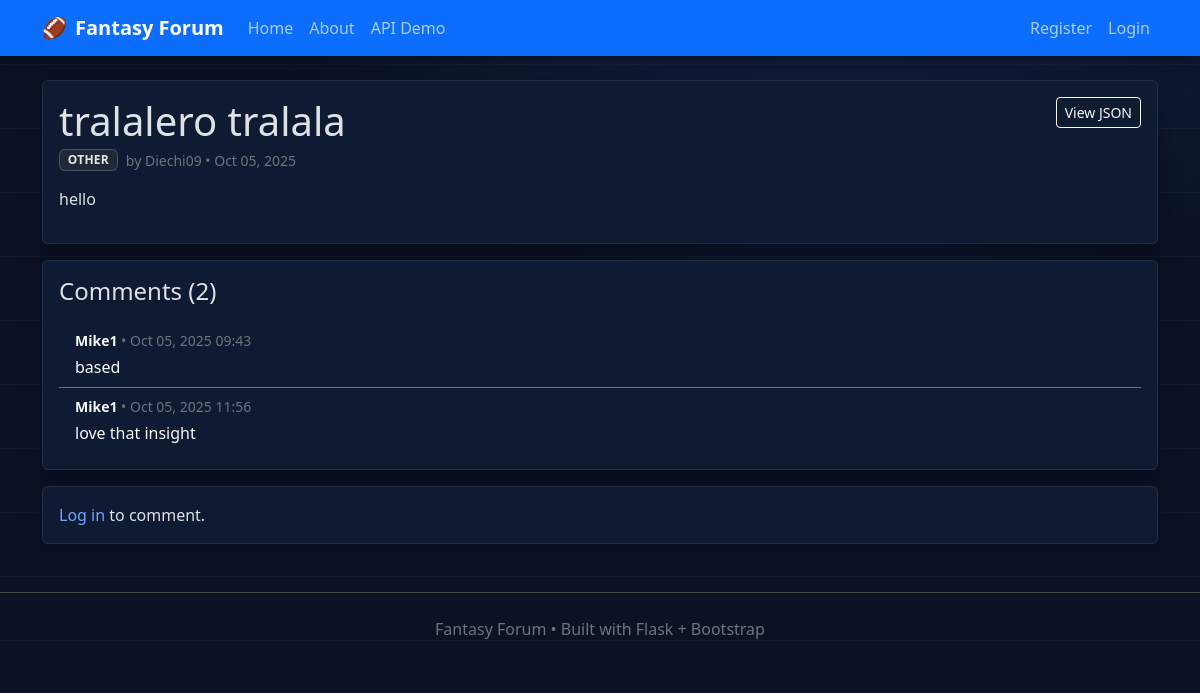
The app's page /post/4 with its own data.
### app.py (models this page shows, shortened)
class Post(db.Model):
    id = db.Column(db.Integer, primary_key=True)
    title = db.Column(db.String(100), nullable=False)
    date_posted = db.Column(db.DateTime, nullable=False, default=datetime.utcnow)
    flair = db.Column(db.String(20), nullable=False, default="OTHER")
    content = db.Column(db.Text, nullable=False)
    user_id = db.Column(db.Integer, db.ForeignKey('user.id'), nullable=False)
    comments = db.relationship('Comment', backref='post', lazy=True, cascade="all, delete")

class User(db.Model, UserMixin):
    id = db.Column(db.Integer, primary_key=True)
    username = db.Column(db.String(20), unique=True, nullable=False)
    email = db.Column(db.String(120), unique=True, nullable=False)
    image_file = db.Column(db.String(20), nullable=False, default='default.jpg')
    password_hash = db.Column(db.String(128), nullable=False)
    posts = db.relationship('Post', backref='author', lazy=True)
    comments = db.relationship('Comment', backref='author', lazy=True)

class Comment(db.Model):
    id = db.Column(db.Integer, primary_key=True)
    content = db.Column(db.Text, nullable=False)
    date_posted = db.Column(db.DateTime, nullable=False, default=datetime.utcnow)
    user_id = db.Column(db.Integer, db.ForeignKey('user.id'), nullable=False)
    post_id = db.Column(db.Integer, db.ForeignKey('post.id'), nullable=False)

### app.py (the view)
@app.route("/post/<int:post_id>")
def post_detail(post_id):
    post = Post.query.get_or_404(post_id)
    return render_template("post_detail.html", title=post.title, post=post)

### app.py (called while the page is built)
@app.context_processor
def inject_csrf_token():
    return dict(csrf_token=generate_csrf)

### templates/post_detail.html (shortened to what this page needs)
{% extends "base.html" %}
{% block content %}
  <div class="card ff-card ff-shadow mb-3">
    <div class="card-body">
      <div class="d-flex justify-content-between align-items-start gap-3">
        <div>
          <h1 class="mb-1">{{ post.title }}</h1>
          <div class="d-flex align-items-center gap-2">
            <span class="badge badge-flair flair-{{ post.flair }}">{{ post.flair.replace('_',' ') }}</span>
            <small class="text-secondary">by {{ post.author.username }} • {{ post.date_posted.strftime('%b %d, %Y') }}</small>
          </div>
        </div>
        <a class="btn btn-sm btn-outline-light" href="/api/posts/{{ post.id }}">View JSON</a>
      </div>
      <p class="mt-3 mb-3" style="white-space:pre-wrap;">{{ post.content }}</p>
    </div>
  </div>
  <div class="card ff-card ff-shadow mb-3">
    <div class="card-body">
      <h4 class="mb-3">Comments ({{ post.comments|length }})</h4>
      {% if post.comments %}
        <ul class="list-group list-group-flush">
          {% for c in post.comments|sort(attribute='date_posted') %}
            <li class="list-group-item bg-transparent text-light border-secondary">
              <div class="small text-secondary mb-1">
                <strong class="text-light">{{ c.author.username }}</strong>
                • {{ c.date_posted.strftime('%b %d, %Y %H:%M') }}
              </div>
              <div style="white-space:pre-wrap;">{{ c.content }}</div>
            </li>
          {% endfor %}
        </ul>
      {% else %}
        <p class="mb-0 text-secondary">No comments yet.</p>
      {% endif %}
    </div>
  </div>
  <div class="card ff-card ff-shadow">
    <div class="card-body">
      {% if current_user.is_authenticated %}
        <form method="POST" action="{{ url_for('add_comment', post_id=post.id) }}" novalidate>
          <input type="hidden" name="csrf_token" value="{{ csrf_token() }}">
          <div class="mb-2">
            <label for="content" class="form-label fw-semibold">Add a comment</label>
            <textarea id="content" name="content" rows="4" class="form-control bg-dark text-light" required></textarea>
          </div>
          <button class="btn btn-light fw-semibold" type="submit">Comment</button>
        </form>
      {% else %}
        <p class="mb-0"><a href="{{ url_for('login') }}">Log in</a> to comment.</p>
      {% endif %}
    </div>
  </div>
{% endblock %}

### templates/base.html (style rules this page uses)
body { background: radial-gradient(1100px 700px at 70% -10%, #142449 0%, #0b1224 55%) fixed; }
body::before { content:""; position:fixed; inset:0; pointer-events:none; z-index:-1; background: repeating-linear-gradient( to bottom, rgba(255,255,255,.03), rgba(255,255,255,.03) 1px, transparent 1px, transparent 64px ); }
.badge-flair { font-weight:700; letter-spacing:.25px; }
.flair-OTHER { background:#1f2937; color:#e5e7eb; border:1px solid rgba(148,163,184,.35); }
.ff-card { background:#0f1a33; border:1px solid rgba(231,238,251,.10); }
.ff-shadow { box-shadow: 0 6px 22px rgba(2,8,23,.45); }
a, .nav-link { text-decoration: none; }

### records on screen
Post: title "tralalero tralala", flair.replace "OTHER", date_posted "Oct 05, 2025", content "hello"
User: author.username "Diechi09"
Comment: author.username "Mike1", date_posted "Oct 05, 2025 09:43", content "based"
Comment: author.username "Mike1", date_posted "Oct 05, 2025 11:56", content "love that insight"

### other values on screen
{{ post.comments|length }} "2"
